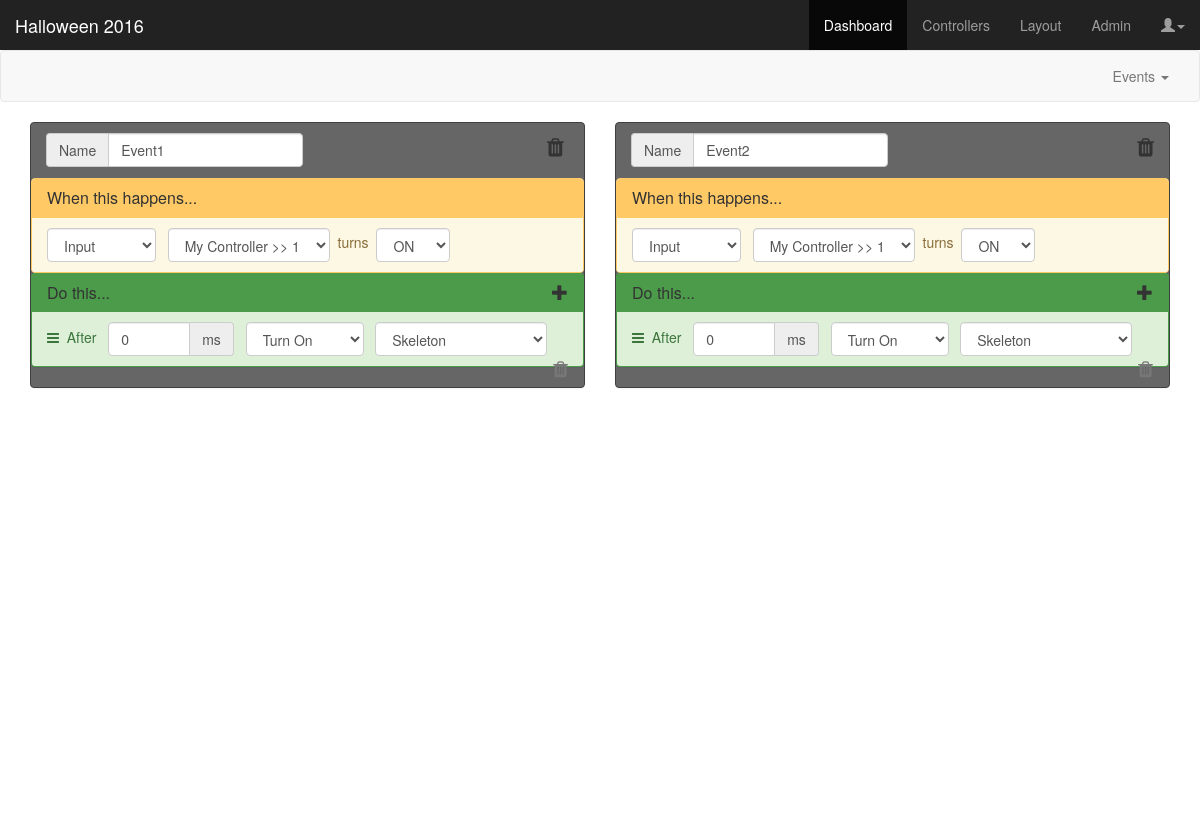
/dashboard, run on the app's committed database.
### app/models.py (models this page shows, shortened)
class Event(db.Model):
	id = db.Column(db.Integer, primary_key=True)
	project_id = db.Column(db.Integer, db.ForeignKey('project.id'))
	name = db.Column(db.String(24))
	loop = db.Column(db.Integer, default=1)
	triggers = db.relationship(
		'Trigger',
		secondary = event_triggers,
		primaryjoin = 'event_triggers.c.event_id == Event.id',
		secondaryjoin = 'event_triggers.c.trigger_id == Trigger.id',
		backref = db.backref('events', lazy='dynamic'),
		lazy = 'dynamic')
	actions = db.relationship(
		'Action',
		secondary = event_actions,
		backref = db.backref('events', lazy='dynamic'),
		lazy = 'dynamic')
	@property
	def serialize(self):
		return {
			'id': self.id,
			'project_id': self.project_id,
			'name': self.name,
			'loop': self.loop,
			'triggers': self.serialize_triggers,
			'actions': self.serialize_actions
		}
	@property
	def serialize_triggers(self):
		return [item.serialize for item in self.triggers]
	@property
	def serialize_actions(self):
		return [item.serialize for item in self.actions]

class Controller(db.Model):
	id = db.Column(db.Integer, primary_key=True)
	project_id = db.Column(db.Integer, db.ForeignKey('project.id'))
	color_id = db.Column(db.Integer, db.ForeignKey('color.id'))
	name = db.Column(db.String(25), unique=True)
	ports = db.relationship('Port', backref='controller')

class Port(db.Model):
	id = db.Column(db.Integer, primary_key=True)
	controller_id = db.Column(db.Integer, db.ForeignKey('controller.id'))
	port = db.Column(db.String(2))
	name = db.Column(db.String(25))
	state = db.Column(db.String(10))
	type = db.Column(db.String(8))
	@property
	def serialize(self):
		return {
			'id': self.id,
			'cid': self.controller_id,
			'cname': self.controller.name,
			'port': self.port,
			'name': self.name,
			'state': self.state,
			'type': self.type,
			'color_id': self.controller.color_id
		}

### app/views.py (the view)
@app.route('/dashboard')
def dashboard():
	project = projectname
	controllers = Controller.query.filter(Controller.project_id==projectid)
	if controllers.count() == 0:
		return redirect("/controllers")
	return render_template('dashboard.html',
		title='Dashboard',
		projectname=project,
		inputs=[i.serialize for i in Port.query.filter(Port.type == 'input', Port.state != 'DISABLED')],
		triggertypes=[tt.serialize for tt in Triggertype.query.all()],
		actiontypes=[at.serialize for at in Actiontype.query.all()],
		outputs=[o.serialize for o in Port.query.filter(Port.type == 'output', Port.state != 'DISABLED')],
		sounds=sounds,
		events=[e.serialize for e in Event.query.all()]
	)

### app/models.py (called while the page is built)
	@property
	def serialize(self):
		return {
			'id': self.id,
			'name': self.name,
			'type': self.type
		}

	@property
	def serialize(self):
		return{
			'id': self.id,
			'name': self.name,
			'type': self.type
		}

	@property
	def serialize(self):
		return{
			'id': self.id,
			'input_id': self.input_id,
			'tt_id': self.triggertype_id,
			'param1': self.param1,
			'param2': self.param2
		}

	@property
	def serialize(self):
		aid = ''
		if self.actiontype_id == 4:
			aid = self.sound_id
		else:
			aid = self.output_id
		return{
			'id': self.id,
			'output_sound_id': aid,
			'actiontype_id': self.actiontype_id,
			'delay': self.delay,
			'param1': self.param1
		}

### app/templates/dashboard.html (shortened to what this page needs)
{% extends "base.html" %}
{% block content %}
<link href="static/css/dashboard.css" rel="stylesheet">
<nav class="navbar navbar-default">
  <div class="container-fluid">
    <div class="collapse navbar-collapse" id="navbar-collapse-1">
      <ul class="nav navbar-nav navbar-right">
        <li class="dropdown">
        <a href="#" class="dropdown-toggle" data-toggle="dropdown">Events <span class="caret"></span></a>
      </ul>
    </div>
  </div>
</nav>
<div class="container-fluid dashboard">
  <div class="col-md-6 odd-col">
    {% for e in events|selectattr("id", "odd") %}
    <div class="panel panel-event" id="event-{{ e.id }}">
      <form class="form-inline">
        <div class="panel-heading">
          <h3 class="panel-title">
            <div class="form-group">
              <div class="input-group">
                <span class="input-group-addon">Name</span>
                <input type="text" class="form-control update-event" name="eventname" value="{{ e.name }}">
              </div>
            </div>
            <span class="pull-right">
              <i class="fa fa-trash fa-fw fa-lg form-control-static delete-event" data-eventid="event-{{ e.id }}"></i>
            </span>
          </h3>
        </div>
        <div class="panel panel-trigger">
          <div class="panel-heading">
            <h3 class="panel-title">When this happens...</h3>
          </div>
          <ul class="list-group trigger-list">
            {% for t in e.triggers %}
            <li class="list-group-item list-group-item-warning" id="trigger-{{ t.id }}">
              <select class="form-control triggertype_select update-event" name="triggertype_id">
                {% for tt in triggertypes %}
                <option value="{{ tt.id }}">{{ tt.name }}</option>
                {% endfor %}
              </select>&nbsp;&nbsp;
              <span class="trigger-group Input">
                <select class="form-control update-event" name="trigger_id">
                  {% for i in inputs %}
                  <option value="{{ i.id }}">{% if i.name|length == 1 %}{{ i.cname }} >> {% endif %}{{ i.name }}</option>
                  {% endfor %}
                </select>
                &nbsp;turns&nbsp;
                <select class="form-control update-event" name="inputstate">
                  <option value="ON">ON</option>
                </select>
              </span>
            </li>
            {% endfor %}
          </ul>
        </div>
        <div class="panel panel-action">
          <div class="panel-heading">
            <h3 class="panel-title">Do this...<div class="add-action pull-right" data-placement="right" data-toggle="tooltip" title="Add an Action to this Event..." data-eventid="event-{{ e.id }}" data-container="body"><span class="glyphicon glyphicon-plus"></span></div></h3>
          </div>
          <ul class="list-group sortable action-list">
            {% for a in e.actions %}
            <li class="list-group-item list-group-item-success" id="action-{{ a.id }}">
              <i class="fa fa-bars"></i><span>&nbsp;&nbsp;After&nbsp;&nbsp;</span>
              <div class="input-group">
                <input type="text" class="form-control delay update-event" name="action-{{ a.id }}-delay" value="{{ a.delay }}" size=5>
                <span class="input-group-addon">ms</span>
              </div>&nbsp;&nbsp;
              <select class="form-control actiontype_select update-event" name="action-{{ a.id }}-actiontype_id">
                {% for at in actiontypes %}
                <option value="{{ at.id }}">{{ at.name }}</option>
                {% endfor %}
              </select>&nbsp;&nbsp;
              <span class="action-group Turn Toggle Blink">
                <select class="form-control output_id update-event" name="action-{{ a.id }}-output_id">
                  {% for o in outputs %}
                  <option value="{{ o.id }}">{% if o.name|length == 1 %}{{ o.cname }} >> {% endif %}{{ o.name }}</option>
                  {% endfor %}
                </select>&nbsp;&nbsp;
              </span>
              <i class="pull-right fa fa-trash fa-lg form-control-static text-muted delete-action" data-actionid="action-{{ a.id }}" data-eventid="event-{{ e.id }}"></i>
            </li>
            {% endfor %}
          </ul>
        </div>
      </form>
    </div>
    {% endfor %}
  </div>
  <div class="col-md-6 even-col">
    {% for e in events|selectattr("id", "even") %}
    <div class="panel panel-event" id="event-{{ e.id }}">
      <form class="form-inline">
        <div class="panel-heading">
          <h3 class="panel-title">
            <div class="form-group">
              <div class="input-group">
                <span class="input-group-addon">Name</span>
                <input type="text" class="form-control update-event" name="eventname" value="{{ e.name }}">
              </div>
            </div>
            <span class="pull-right">
              <i class="fa fa-trash fa-lg form-control-static delete-event" data-eventid="event-{{ e.id }}"></i>
            </span>
          </h3>
        </div>
        <div class="panel panel-trigger">
          <div class="panel-heading">
            <h3 class="panel-title">When this happens...</h3>
          </div>
          <ul class="list-group trigger-list">
            {% for t in e.triggers %}
            <li class="list-group-item list-group-item-warning" id="trigger-{{ t.id }}">
              <select class="form-control triggertype_select update-event" name="triggertype_id">
                {% for tt in triggertypes %}
                <option value="{{ tt.id }}">{{ tt.name }}</option>
                {% endfor %}
              </select>&nbsp;&nbsp;
              <span class="trigger-group Input">
                <select class="form-control update-event" name="trigger_id">
                  {% for i in inputs %}
                  <option value="{{ i.id }}">{% if i.name|length == 1 %}{{ i.cname }} >> {% endif %}{{ i.name }}</option>
                  {% endfor %}
                </select>
                &nbsp;turns&nbsp;
                <select class="form-control update-event" name="inputstate">
                  <option value="ON">ON</option>
                </select>
              </span>
            </li>
            {% endfor %}
          </ul>
        </div>
        <div class="panel panel-action">
          <div class="panel-heading">
            <h3 class="panel-title">Do this...<div class="add-action pull-right" data-placement="right" data-toggle="tooltip" title="Add an Action to this Event..." data-eventid="event-{{ e.id }}" data-container="body"><span class="glyphicon glyphicon-plus"></span></div></h3>
          </div>
          <ul class="list-group sortable action-list">
            {% for a in e.actions %}
            <li class="list-group-item list-group-item-success" id="action-{{ a.id }}">
              <i class="fa fa-bars"></i><span>&nbsp;&nbsp;After&nbsp;&nbsp;</span>
              <div class="input-group">
                <input type="text" class="form-control delay update-event" name="action-{{ a.id }}-delay" value="{{ a.delay }}" size=5>
                <span class="input-group-addon">ms</span>
              </div>&nbsp;&nbsp;
              <select class="form-control actiontype_select update-event" name="action-{{ a.id }}-actiontype_id">
                {% for at in actiontypes %}
                <option value="{{ at.id }}">{{ at.name }}</option>
                {% endfor %}
              </select>&nbsp;&nbsp;
              <span class="action-group Turn Toggle Blink">
                <select class="form-control output_id update-event" name="action-{{ a.id }}-output_id">
                  {% for o in outputs %}
                  <option value="{{ o.id }}">{% if o.name|length == 1 %}{{ o.cname }} >> {% endif %}{{ o.name }}</option>
                  {% endfor %}
                </select>&nbsp;&nbsp;
              </span>
              <i class="pull-right fa fa-trash fa-lg form-control-static text-muted delete-action" data-actionid="action-{{ a.id }}" data-eventid="event-{{ e.id }}"></i>
            </li>
            {% endfor %}
          </ul>
        </div>
      </form>
    </div>
    {% endfor %}          </div>
</div>
{% endblock %}

### app/static/css/dashboard.css (style rules this page uses)
body { padding-top: 50px; }
.dashboard { height: calc(100vh - 100px); }
.panel-trigger { border: 1px solid #FFC966; margin-bottom: 0; }
.panel-trigger > .panel-heading { background-color: #FFC966; }
.panel-action { background-color: #4b9b4b; }
.panel-event { background-color: #666666; border: 1px solid #404040; }

### data on the page
Event: eventname "Event1", trigger_id "My Controller >> 1", delay "0", name "Skeleton"
Event: eventname "Event2", trigger_id "My Controller >> 1", delay "0", name "Skeleton"

### other printed values
{{ projectname }} "Halloween 2016"
form field triggertype_id "Input"
form field value "Turn On"
